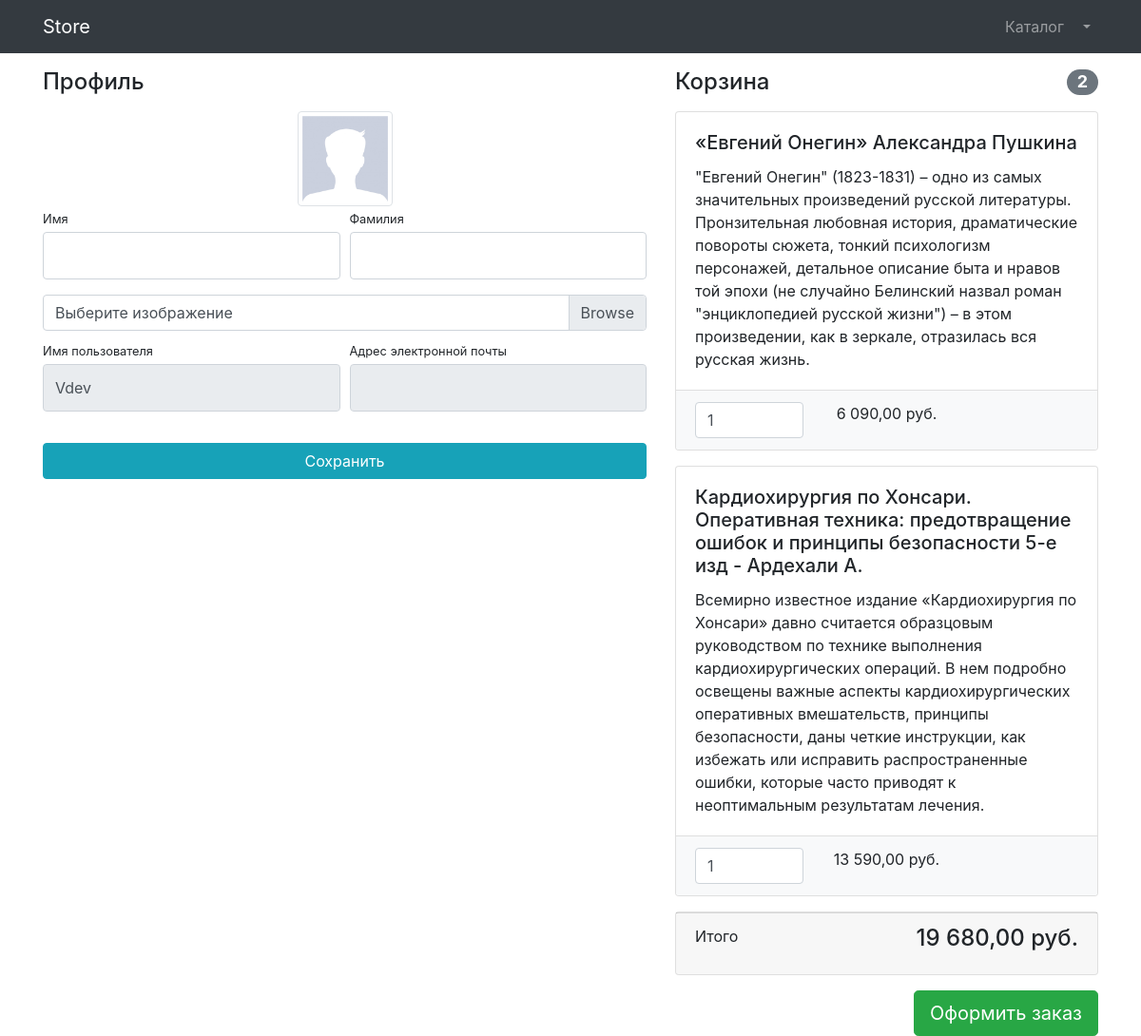
The app's page /users/profile/1/ (signed in) with its own data.
### users/models.py (models this page shows)
class User(AbstractUser):
    image = models.ImageField(upload_to='users_images', null=True, blank=True)
    is_verified_email = models.BooleanField(default=False)

### products/models.py (models this page shows, shortened)
class Basket(models.Model):
    user = models.ForeignKey(to=User, on_delete=models.CASCADE)
    product = models.ForeignKey(to=Product, on_delete=models.CASCADE)
    quantity = models.PositiveSmallIntegerField(default=0)
    created_timestamp = models.DateTimeField(auto_now_add=True)
    objects = BasketQuerySet.as_manager()
    def sum(self):
        return self.product.price * self.quantity

class Product(models.Model):
    name = models.CharField(max_length=256)
    description = models.TextField()
    price = models.DecimalField(max_digits=7, decimal_places=2)
    quantity = models.PositiveIntegerField(default=0)
    image = models.ImageField(upload_to='products_images')
    category = models.ForeignKey(to=ProductCategory, on_delete=models.CASCADE)
    class Meta:
        verbose_name = 'продукт'
        verbose_name_plural = 'Продукты'

### users/views.py (the view, shortened to what this page needs)
# urls.py: path('profile/<int:pk>/', login_required(UserProfileView.as_view()), name='profile'),
class UserProfileView(TitleMixin, UpdateView):
    model = User
    form_class = UserProfileForm
    template_name = 'users/profile.html'
    title = 'Store - Личный кабинет'

### users/forms.py
class UserProfileForm(UserChangeForm):
    first_name = forms.CharField(widget=forms.TextInput(attrs={
        'class': 'form-control py-4'
    }))
    last_name = forms.CharField(widget=forms.TextInput(attrs={
        'class': 'form-control py-4'
    }))
    image = forms.ImageField(widget=forms.FileInput(attrs={
        'class': 'custom-file-input'
    }), required=False)
    username = forms.CharField(widget=forms.TextInput(attrs={
        'class': 'form-control py-4', 'readonly': True
    }))
    email = forms.CharField(widget=forms.TextInput(attrs={
        'class': 'form-control py-4', 'readonly': True
    }))
    class Meta:
        model = User
        fields = ('first_name', 'last_name', 'image', 'username', 'email')

### common/views.py (called while the page is built)
    def get_context_data(self, **kwargs):
        context = super(TitleMixin, self).get_context_data(**kwargs)
        context['title'] = self.title
        return context

### products/context_processors.py (called while the page is built)
def baskets(request):
    user = request.user
    return {'baskets': Basket.objects.filter(user=user) if user.is_authenticated else []}

### products/models.py (called while the page is built)
    def total_sum(self):
        return sum(basket.sum() for basket in self)

    def total_quantity(self):
        return sum(basket.quantity for basket in self)

### users/templates/users/profile.html (shortened to what this page needs)
{% extends 'products/base.html' %}
{% load static %}
{% block css %}
    <link href="{% static 'vendor/css/profile.css' %}" rel="stylesheet">
{% endblock %}
{% block content %}
    <div class="container">
        <div class="row">
            <div class="col-lg-7">
                <h4 class="mt-3 mb-3">Профиль</h4>
                <div class="col-lg-12 text-center">
                    <img width="100" height="100"
                         src="{% if user.image %} {{ user.image.url }} {% else %} {% static 'vendor/img/users/default_avatar.jpg' %} {% endif %}"
                         class="img-thumbnail">
                </div>
                <form action="{% url 'users:profile' user.id %}" method="post" enctype="multipart/form-data">
                    <div class="form-row">
                        <div class="col-lg-6">
                            <div class="form-group">
                                <label class="small mb-1" for="{{ form.first_name.id_for_label }}">Имя</label>
                                {{ form.first_name }}
                            </div>
                        </div>
                        <div class="col-lg-6">
                            <div class="form-group">
                                <label class="small mb-1" for="{{ form.last_name.id_for_label }}">Фамилия</label>
                                {{ form.last_name }}
                            </div>
                        </div>
                    </div>
                    <div class="form-row mb-2">
                        <div class="col-lg-12">
                            <div class="custom-file">
                                <label class="custom-file-label" for="{{ form.image.id_for_label }}">
                                    Выберите изображение
                                </label>
                            </div>
                        </div>
                    </div>
                    <div class="form-row">
                        <div class="col-lg-6">
                            <label class="small mb-1" for="{{ form.username.id_for_label }}">Имя пользователя</label>
                            {{ form.username }}
                        </div>
                        <div class="col-lg-6">
                            <label class="small mb-1" for="{{ form.email.id_for_label }}">
                                Адрес электронной почты
                            </label>
                            {{ form.email }}
                        </div>
                    </div>
                    <div class="form-row">
                        <div class="col-lg-12" style="margin-top: 33px;">
                            <input class="btn btn-info btn-block" type="submit" value="Сохранить">
                        </div>
                    </div>
                </form>
            </div>
            <div class="col-lg-5">
                {% include 'products/baskets.html' %}
            </div>
        </div>
    </div>
{% endblock %}

### products/templates/products/baskets.html (shortened to what this page needs)
{% load humanize %}
{% if baskets %}
<h4 class="mt-3 mb-3 d-flex justify-content-between align-items-center mb-3">
    Корзина <span class="badge badge-secondary badge-pill">{{ baskets.total_quantity}}</span>
</h4>
{% for basket in baskets %}
<div class="card mb-3">
    <div class="card-body">
        <h5 class="card-title">{{ basket.product.name }}</h5>
        <p class="card-text">{{ basket.product.description }}</p>
    </div>
    <ul class="list-group list-group-flush">
        <li class="list-group-item bg-light">
            <div class="row text-center">
                <div class="col-lg-4">
                    <input name="basketID" type="number" class="form-control"
                           value="{{ basket.quantity }}" min="0">
                </div>
                <div class="col-lg-4">{{ basket.sum|intcomma }} руб.</div>
                <div class="col-lg-4">
                </div>
            </div>
        </li>
    </ul>
</div>
{% endfor %}
<div class="card mb-3">
    <div class="card-footer">
        <p class="float-left">Итого</p>
        <h4 class="float-right">{{ baskets.total_sum|intcomma }} руб.</h4>
    </div>
</div>
<a class="btn btn-success btn-lg float-right" href="{% url 'orders:order_create' %}">
    Оформить заказ
</a>
{% else %}
<h4 class="mt-3 mb-3 text-center">
    Корзина пуста
</h4>
{% endif%}

### records on screen
User: username "Vdev"
Basket: total_quantity "2", product.name "«Евгений Онегин» Александра Пушкина", product.description "\"Евгений Онегин\" (1823-1831) – одно из самых значительных произведений русской литературы. Пронзительная любовная история, драматические повороты сюжета, тонкий психологизм персонажей, детальное описание быта и нравов той эпохи (не случайно Белинский назвал роман \"энциклопедией русской жизни\") – в этом произведении, как в зеркале, отразилась вся русская жизнь.", basketID "1", sum "6 090,00", total_sum "19 680,00"
Basket: product.name "Кардиохирургия по Хонсари. Оперативная техника: предотвращение ошибок и принципы безопасности 5-е изд - Ардехали А.", product.description "Всемирно известное издание «Кардиохирургия по Хонсари» давно считается образцовым руководством по технике выполнения кардиохирургических операций. В нем подробно освещены важные аспекты кардиохирургических оперативных вмешательств, принципы безопасности, даны четкие инструкции, как избежать или исправить распространенные ошибки, которые часто приводят к неоптимальным результатам лечения.", basketID "1", sum "13 590,00"
